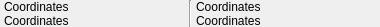
<?xml version="1.0" encoding="UTF-8"?>
<ui version="4.0">
 <class>QG_CoordinateWidget</class>
 <widget class="QWidget" name="QG_CoordinateWidget">
  <property name="geometry">
   <rect>
    <x>0</x>
    <y>0</y>
    <width>380</width>
    <height>27</height>
   </rect>
  </property>
  <property name="sizePolicy">
   <sizepolicy hsizetype="Minimum" vsizetype="Minimum">
    <horstretch>0</horstretch>
    <verstretch>0</verstretch>
   </sizepolicy>
  </property>
  <property name="minimumSize">
   <size>
    <width>380</width>
    <height>27</height>
   </size>
  </property>
  <property name="maximumSize">
   <size>
    <width>500</width>
    <height>50</height>
   </size>
  </property>
  <property name="windowTitle">
   <string>Coordinates</string>
  </property>
  <layout class="QHBoxLayout">
   <property name="spacing">
    <number>0</number>
   </property>
   <property name="leftMargin">
    <number>0</number>
   </property>
   <property name="topMargin">
    <number>0</number>
   </property>
   <property name="rightMargin">
    <number>0</number>
   </property>
   <property name="bottomMargin">
    <number>0</number>
   </property>
   <item>
    <layout class="QVBoxLayout">
     <property name="spacing">
      <number>0</number>
     </property>
     <property name="leftMargin">
      <number>4</number>
     </property>
     <item>
      <widget class="QLabel" name="lCoord1">
       <property name="frameShape">
        <enum>QFrame::NoFrame</enum>
       </property>
       <property name="frameShadow">
        <enum>QFrame::Plain</enum>
       </property>
       <property name="text">
        <string>Coordinates</string>
       </property>
       <property name="wordWrap">
        <bool>false</bool>
       </property>
      </widget>
     </item>
     <item>
      <widget class="QLabel" name="lCoord1b">
       <property name="frameShape">
        <enum>QFrame::NoFrame</enum>
       </property>
       <property name="frameShadow">
        <enum>QFrame::Plain</enum>
       </property>
       <property name="text">
        <string>Coordinates</string>
       </property>
       <property name="wordWrap">
        <bool>false</bool>
       </property>
      </widget>
     </item>
    </layout>
   </item>
   <item>
    <widget class="Line" name="line1">
     <property name="frameShape">
      <enum>QFrame::VLine</enum>
     </property>
     <property name="frameShadow">
      <enum>QFrame::Sunken</enum>
     </property>
    </widget>
   </item>
   <item>
    <layout class="QVBoxLayout">
     <property name="spacing">
      <number>0</number>
     </property>
     <property name="leftMargin">
      <number>4</number>
     </property>
     <item>
      <widget class="QLabel" name="lCoord2">
       <property name="text">
        <string>Coordinates</string>
       </property>
       <property name="wordWrap">
        <bool>false</bool>
       </property>
      </widget>
     </item>
     <item>
      <widget class="QLabel" name="lCoord2b">
       <property name="text">
        <string>Coordinates</string>
       </property>
       <property name="wordWrap">
        <bool>false</bool>
       </property>
      </widget>
     </item>
    </layout>
   </item>
  </layout>
 </widget>
 <layoutdefault spacing="6" margin="11"/>
 <resources/>
 <connections/>
</ui>
